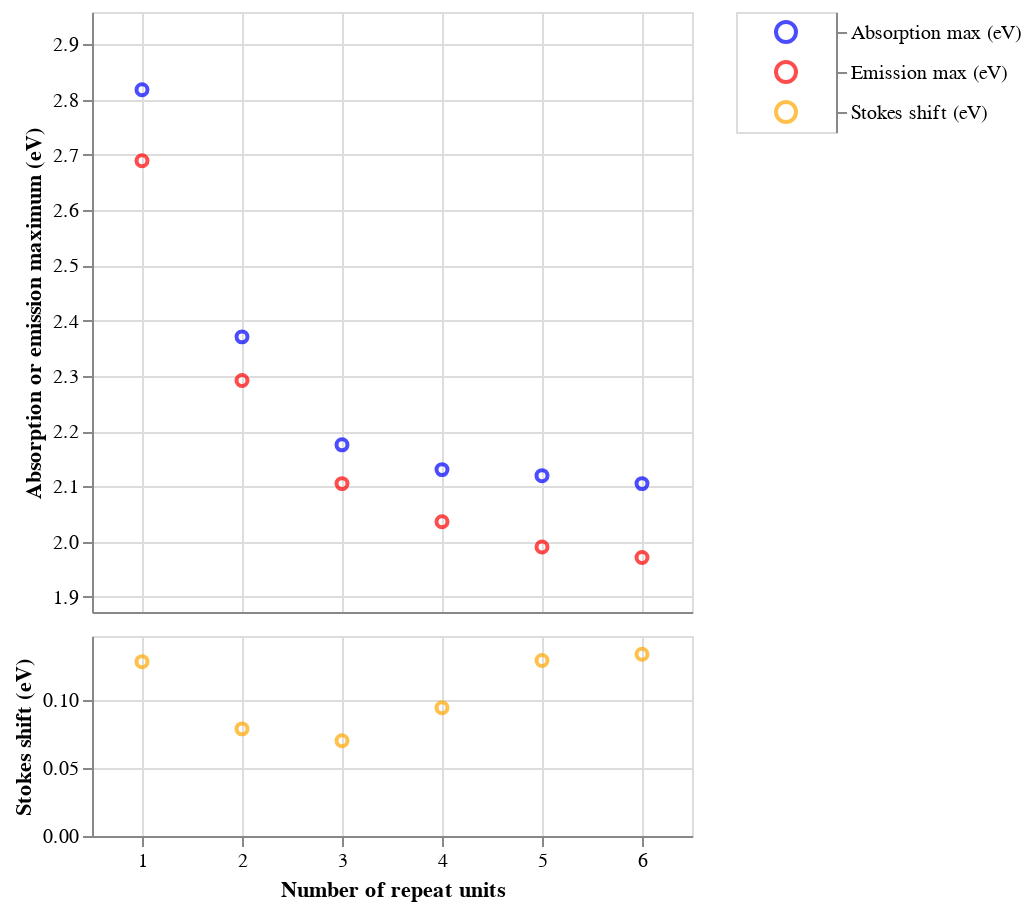

Source (notebook cell):
### Markdown cell above
As we discussed earlier, for comparisons such as the Stokes shift, it's better to plot in terms of energy. Let's do that and add the Stokes shift on the same x-axis, but below the main plot.

### Code cell
# First scatter plot for "Absorption max (eV)" and "Emission max (eV)" (upper part of the y-axis)
scatter_absorption = (
    alt.Chart(df_matches)
    .mark_point()
    .encode(
        x="repeat_unit_match_count",
        y=alt.Y("Absorption max (eV)", scale=alt.Scale(domain=[y_min_eV, y_max_eV])),
        color=alt.value(absorption_color),
        tooltip=["repeat_unit_match_count", "Absorption max (eV)"],
    )
)

scatter_emission = (
    alt.Chart(df_matches)
    .mark_point()
    .encode(
        x="repeat_unit_match_count",
        y=alt.Y(
            "Emission max (eV)", scale=alt.Scale(domain=[y_min_eV, y_max_eV])
        ),  # Same y-axis range as absorption
        color=alt.value(emission_color),
        tooltip=["repeat_unit_match_count", "Emission max (eV)"],
    )
)

# Second scatter plot for "Stokes shift (eV)" (lower part of the y-axis)
scatter_stokes = (
    alt.Chart(df_matches)
    .mark_point()
    .encode(
        x="repeat_unit_match_count",
        y=alt.Y(
            "Stokes shift (eV)", scale=alt.Scale(domain=[0, stokes_y_max])
        ),  # Stokes shift on a different y-axis range
        color=alt.value(stokes_color),
        tooltip=["repeat_unit_match_count", "Stokes shift (eV)"],
    )
)

# Manual legend with explicit sort order
legend_data = pl.DataFrame(
    {
        "Type": ["Absorption max (eV)", "Emission max (eV)", "Stokes shift (eV)"],
        "Color": [absorption_color, emission_color, stokes_color],
    }
)

legend = (
    alt.Chart(legend_data)
    .mark_point(size=100)
    .encode(
        y=alt.Y(
            "Type:N",
            sort=[
                "Absorption max (eV)",
                "Emission max (eV)",
                "Stokes shift (eV)",
            ],  # Explicit sort order
            axis=alt.Axis(orient="right", title=None),
        ),
        color=alt.Color("Color:N", scale=None),
    )
    .properties(width=50)
)

# Layer the absorption and emission scatter plots
upper_chart = alt.layer(scatter_absorption, scatter_emission).encode(
    y=alt.Y(
        "Absorption max (eV)",
        scale=alt.Scale(domain=[y_min_eV, y_max_eV]),
        title="Absorption or emission maximum (eV)",
    ),
    x=alt.X(
        "repeat_unit_match_count",
        scale=alt.Scale(domain=[0.5, max_x_value]),
        title=None,
        axis=alt.Axis(labels=False, tickSize=0),
    ),
)

# Create the Stokes shift scatter plot
lower_chart = scatter_stokes.encode(
    y=alt.Y(
        "Stokes shift (eV)",
        scale=alt.Scale(domain=[0, stokes_y_max]),
        title="Stokes shift (eV)",
    ),
    x=alt.X(
        "repeat_unit_match_count",
        scale=alt.Scale(domain=[0.5, max_x_value]),
        title="Number of repeat units",
    ),
)

# Combine the two charts vertically with some padding to simulate a break
combined_chart = alt.vconcat(
    upper_chart.properties(height=300), lower_chart.properties(height=100), spacing=10
).resolve_scale(x="shared")

# Display the combined chart with the legend
layered_chart = alt.hconcat(combined_chart, legend)

layered_chart.show()

### Figure 1 — Vega specification as saved in the notebook (floating-point values rounded to 4 significant figures)
{"$schema": "https://vega.github.io/schema/vega/v5.json", "data": [{"name": "source_0"}, {"name": "data_0", "values": [{"Absorption max (eV)": 2.818, "repeat_unit_match_count": 1}, {"Absorption max (eV)": 2.371, "repeat_unit_match_count": 2}, {"Absorption max (eV)": 2.175, "repeat_unit_match_count": 3}, {"Absorption max (eV)": 2.13, "repeat_unit_match_count": 4}, {"Absorption max (eV)": 2.119, "repeat_unit_match_count": 5}, {"Absorption max (eV)": 2.105, "repeat_unit_match_count": 6}]}, {"name": "data_1", "values": [{"Emission max (eV)": 2.689, "repeat_unit_match_count": 1}, {"Emission max (eV)": 2.292, "repeat_unit_match_count": 2}, {"Emission max (eV)": 2.105, "repeat_unit_match_count": 3}, {"Emission max (eV)": 2.036, "repeat_unit_match_count": 4}, {"Emission max (eV)": 1.99, "repeat_unit_match_count": 5}, {"Emission max (eV)": 1.971, "repeat_unit_match_count": 6}]}, {"name": "data_2", "values": [{"Stokes shift (eV)": 0.1284, "repeat_unit_match_count": 1}, {"Stokes shift (eV)": 0.07887, "repeat_unit_match_count": 2}, {"Stokes shift (eV)": 0.07017, "repeat_unit_match_count": 3}, {"Stokes shift (eV)": 0.09445, "repeat_unit_match_count": 4}, {"Stokes shift (eV)": 0.1293, "repeat_unit_match_count": 5}, {"Stokes shift (eV)": 0.1339, "repeat_unit_match_count": 6}]}, {"name": "source_1", "values": [{"Color": "blue", "Type": "Absorption max (eV)", "y_Type_sort_index": 0.0}, {"Color": "red", "Type": "Emission max (eV)", "y_Type_sort_index": 1.0}, {"Color": "orange", "Type": "Stokes shift (eV)", "y_Type_sort_index": 2.0}]}, {"name": "source_1_concat_1_y_domain_Type", "values": [{"Type": "Absorption max (eV)", "sort_field": 0.0}, {"Type": "Emission max (eV)", "sort_field": 1.0}, {"Type": "Stokes shift (eV)", "sort_field": 2.0}]}], "signals": [{"name": "concat_0_width", "value": 300}, {"name": "concat_0_concat_0_height", "value": 300}, {"name": "concat_0_concat_1_height", "value": 100}, {"name": "concat_1_width", "value": 50}, {"name": "concat_1_y_step", "value": 20}, {"name": "concat_1_height", "update": "bandspace(domain('concat_1_y').length, 1, 0.5) * concat_1_y_step"}], "marks": [{"type": "group", "name": "concat_0_group", "marks": [{"type": "group", "name": "concat_0_concat_0_group", "encode": {"update": {"width": {"signal": "concat_0_width"}, "height": {"signal": "concat_0_concat_0_height"}}}, "marks": [{"type": "symbol", "name": "concat_0_concat_0_layer_0_marks", "from": {"data": "data_0"}, "encode": {"update": {"tooltip": {"signal": "{\"repeat_unit_match_count\": format(datum[\"repeat_unit_match_count\"], \"\"), \"Absorption max (eV)\": format(datum[\"Absorption max (eV)\"], \"\")}"}, "fill": {"value": "transparent"}, "stroke": {"value": "blue"}, "x": {"field": "repeat_unit_match_count", "scale": "concat_0_x"}, "y": {"field": "Absorption max (eV)", "scale": "concat_0_concat_0_y"}, "opacity": {"value": 0.7}}}, "style": ["point"]}, {"type": "symbol", "name": "concat_0_concat_0_layer_1_marks", "from": {"data": "data_1"}, "encode": {"update": {"x": {"field": "repeat_unit_match_count", "scale": "concat_0_x"}, "opacity": {"value": 0.7}, "fill": {"value": "transparent"}, "stroke": {"value": "red"}, "tooltip": {"signal": "{\"repeat_unit_match_count\": format(datum[\"repeat_unit_match_count\"], \"\"), \"Emission max (eV)\": format(datum[\"Emission max (eV)\"], \"\")}"}, "y": {"field": "Emission max (eV)", "scale": "concat_0_concat_0_y"}}}, "style": ["point"]}], "axes": [{"scale": "concat_0_x", "minExtent": 0, "ticks": false, "zindex": 0, "labels": false, "tickCount": {"signal": "ceil(concat_0_width/40)"}, "domain": false, "maxExtent": 0, "grid": true, "aria": false, "orient": "bottom", "gridScale": "concat_0_concat_0_y"}, {"scale": "concat_0_concat_0_y", "grid": true, "maxExtent": 0, "domain": false, "zindex": 0, "tickCount": {"signal": "ceil(concat_0_concat_0_height/40)"}, "gridScale": "concat_0_x", "minExtent": 0, "ticks": false, "aria": false, "labels": false, "orient": "left"}, {"scale": "concat_0_x", "orient": "bottom", "labelOverlap": true, "zindex": 0, "grid": false, "tickCount": {"signal": "ceil(concat_0_width/40)"}, "labels": false, "tickSize": 0, "labelFlush": true}, {"scale": "concat_0_concat_0_y", "labelOverlap": true, "title": "Absorption or emission maximum (eV)", "grid": false, "tickCount": {"signal": "ceil(concat_0_concat_0_height/40)"}, "zindex": 0, "orient": "left"}], "style": "cell"}, {"type": "group", "name": "concat_0_concat_1_group", "encode": {"update": {"width": {"signal": "concat_0_width"}, "height": {"signal": "concat_0_concat_1_height"}}}, "marks": [{"type": "symbol", "name": "concat_0_concat_1_marks", "from": {"data": "data_2"}, "encode": {"update": {"opacity": {"value": 0.7}, "stroke": {"value": "orange"}, "x": {"field": "repeat_unit_match_count", "scale": "concat_0_x"}, "fill": {"value": "transparent"}, "tooltip": {"signal": "{\"repeat_unit_match_count\": format(datum[\"repeat_unit_match_count\"], \"\"), \"Stokes shift (eV)\": format(datum[\"Stokes shift (eV)\"], \"\")}"}, "y": {"field": "Stokes shift (eV)", "scale": "concat_0_concat_1_y"}}}, "style": ["point"]}], "axes": [{"scale": "concat_0_x", "minExtent": 0, "domain": false, "aria": false, "maxExtent": 0, "tickCount": {"signal": "ceil(concat_0_width/40)"}, "labels": false, "ticks": false, "gridScale": "concat_0_concat_1_y", "grid": true, "zindex": 0, "orient": "bottom"}, {"scale": "concat_0_concat_1_y", "grid": true, "orient": "left", "aria": false, "tickCount": {"signal": "ceil(concat_0_concat_1_height/40)"}, "labels": false, "maxExtent": 0, "minExtent": 0, "gridScale": "concat_0_x", "ticks": false, "zindex": 0, "domain": false}, {"scale": "concat_0_x", "grid": false, "orient": "bottom", "labelOverlap": true, "tickCount": {"signal": "ceil(concat_0_width/40)"}, "zindex": 0, "labelFlush": true, "title": "Number of repeat units"}, {"scale": "concat_0_concat_1_y", "tickCount": {"signal": "ceil(concat_0_concat_1_height/40)"}, "zindex": 0, "title": "Stokes shift (eV)", "orient": "left", "grid": false, "labelOverlap": true}], "style": "cell"}], "layout": {"padding": 10, "columns": 1, "bounds": "full", "align": "each"}}, {"type": "group", "name": "concat_1_group", "encode": {"update": {"width": {"signal": "concat_1_width"}, "height": {"signal": "concat_1_height"}}}, "signals": [{"name": "width", "update": "concat_1_width"}], "marks": [{"type": "symbol", "name": "concat_1_marks", "from": {"data": "source_1"}, "encode": {"update": {"size": {"value": 100}, "y": {"field": "Type", "scale": "concat_1_y"}, "opacity": {"value": 0.7}, "fill": {"value": "transparent"}, "x": {"signal": "concat_1_width", "mult": 0.5}, "stroke": {"field": "Color"}}}, "style": ["point"]}], "axes": [{"scale": "concat_1_y", "grid": false, "zindex": 0, "orient": "right"}], "style": "cell"}], "scales": [{"name": "concat_0_x", "type": "linear", "domain": [0.5, 6.5], "range": [0, {"signal": "concat_0_width"}], "zero": false}, {"name": "concat_0_concat_0_y", "type": "linear", "domain": [1.873, 2.959], "range": [{"signal": "concat_0_concat_0_height"}, 0], "zero": false}, {"name": "concat_0_concat_1_y", "type": "linear", "domain": [0, 0.1472], "range": [{"signal": "concat_0_concat_1_height"}, 0], "zero": true}, {"name": "concat_1_y", "type": "point", "domain": {"data": "source_1_concat_1_y_domain_Type", "field": "Type", "sort": {"op": "max", "field": "sort_field"}}, "range": {"step": {"signal": "concat_1_y_step"}}, "padding": 0.5}], "background": "white", "layout": {"padding": 20, "bounds": "full", "align": "each"}, "padding": 5}
